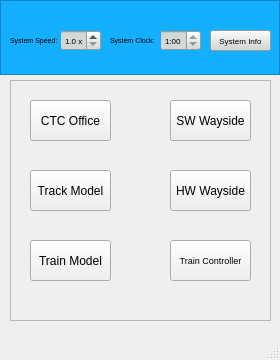
<?xml version="1.0" encoding="UTF-8"?>
<ui version="4.0">
 <class>MainWindow</class>
 <widget class="QMainWindow" name="MainWindow">
  <property name="geometry">
   <rect>
    <x>0</x>
    <y>0</y>
    <width>280</width>
    <height>360</height>
   </rect>
  </property>
  <property name="minimumSize">
   <size>
    <width>0</width>
    <height>0</height>
   </size>
  </property>
  <property name="maximumSize">
   <size>
    <width>1280</width>
    <height>780</height>
   </size>
  </property>
  <property name="windowTitle">
   <string>Ivensky Railroad LLC</string>
  </property>
  <widget class="QWidget" name="centralwidget">
   <widget class="QFrame" name="ModuleSection">
    <property name="geometry">
     <rect>
      <x>10</x>
      <y>80</y>
      <width>261</width>
      <height>241</height>
     </rect>
    </property>
    <property name="font">
     <font>
      <family>Arial</family>
     </font>
    </property>
    <property name="frameShape">
     <enum>QFrame::StyledPanel</enum>
    </property>
    <property name="frameShadow">
     <enum>QFrame::Raised</enum>
    </property>
    <widget class="QLabel" name="label">
     <property name="geometry">
      <rect>
       <x>-20</x>
       <y>-11</y>
       <width>291</width>
       <height>271</height>
      </rect>
     </property>
     <property name="text">
      <string/>
     </property>
     <property name="pixmap">
      <pixmap>../../pyt/istockphoto-138085312-612x612.jpg</pixmap>
     </property>
     <property name="scaledContents">
      <bool>true</bool>
     </property>
    </widget>
    <widget class="QPushButton" name="ctc_office_button">
     <property name="geometry">
      <rect>
       <x>20</x>
       <y>20</y>
       <width>81</width>
       <height>41</height>
      </rect>
     </property>
     <property name="text">
      <string>CTC Office</string>
     </property>
    </widget>
    <widget class="QPushButton" name="train_model_button">
     <property name="geometry">
      <rect>
       <x>20</x>
       <y>160</y>
       <width>81</width>
       <height>41</height>
      </rect>
     </property>
     <property name="text">
      <string>Train Model</string>
     </property>
    </widget>
    <widget class="QPushButton" name="track_model_button">
     <property name="geometry">
      <rect>
       <x>20</x>
       <y>90</y>
       <width>81</width>
       <height>41</height>
      </rect>
     </property>
     <property name="text">
      <string>Track Model</string>
     </property>
    </widget>
    <widget class="QPushButton" name="hw_wayside_button">
     <property name="geometry">
      <rect>
       <x>160</x>
       <y>90</y>
       <width>81</width>
       <height>41</height>
      </rect>
     </property>
     <property name="text">
      <string>HW Wayside</string>
     </property>
    </widget>
    <widget class="QPushButton" name="sw_wayside_button">
     <property name="geometry">
      <rect>
       <x>160</x>
       <y>20</y>
       <width>81</width>
       <height>41</height>
      </rect>
     </property>
     <property name="text">
      <string>SW Wayside</string>
     </property>
    </widget>
    <widget class="QPushButton" name="train_controller_button">
     <property name="geometry">
      <rect>
       <x>160</x>
       <y>160</y>
       <width>81</width>
       <height>41</height>
      </rect>
     </property>
     <property name="font">
      <font>
       <pointsize>7</pointsize>
      </font>
     </property>
     <property name="text">
      <string>Train Controller</string>
     </property>
    </widget>
   </widget>
   <widget class="QFrame" name="MenuSection">
    <property name="geometry">
     <rect>
      <x>0</x>
      <y>0</y>
      <width>280</width>
      <height>75</height>
     </rect>
    </property>
    <property name="font">
     <font>
      <family>Arial</family>
      <pointsize>6</pointsize>
     </font>
    </property>
    <property name="layoutDirection">
     <enum>Qt::LeftToRight</enum>
    </property>
    <property name="autoFillBackground">
     <bool>false</bool>
    </property>
    <property name="styleSheet">
     <string notr="true">background-color: rgb(21, 175, 255)</string>
    </property>
    <property name="frameShape">
     <enum>QFrame::StyledPanel</enum>
    </property>
    <property name="frameShadow">
     <enum>QFrame::Raised</enum>
    </property>
    <widget class="QPushButton" name="system_info_button">
     <property name="geometry">
      <rect>
       <x>210</x>
       <y>30</y>
       <width>61</width>
       <height>21</height>
      </rect>
     </property>
     <property name="font">
      <font>
       <family>Arial</family>
       <pointsize>6</pointsize>
      </font>
     </property>
     <property name="styleSheet">
      <string notr="true">background-color: rgb(211, 215, 215)</string>
     </property>
     <property name="text">
      <string>System Info</string>
     </property>
    </widget>
    <widget class="QDoubleSpinBox" name="system_speed_value">
     <property name="geometry">
      <rect>
       <x>60</x>
       <y>30</y>
       <width>41</width>
       <height>21</height>
      </rect>
     </property>
     <property name="font">
      <font>
       <family>Arial</family>
       <pointsize>6</pointsize>
      </font>
     </property>
     <property name="styleSheet">
      <string notr="true">background-color: rgb(211, 215, 215)</string>
     </property>
     <property name="suffix">
      <string> x</string>
     </property>
     <property name="decimals">
      <number>1</number>
     </property>
     <property name="minimum">
      <double>1.000000000000000</double>
     </property>
     <property name="maximum">
      <double>50.000000000000000</double>
     </property>
     <property name="singleStep">
      <double>0.100000000000000</double>
     </property>
    </widget>
    <widget class="QTimeEdit" name="system_clock_value">
     <property name="geometry">
      <rect>
       <x>160</x>
       <y>30</y>
       <width>41</width>
       <height>21</height>
      </rect>
     </property>
     <property name="font">
      <font>
       <family>Arial</family>
       <pointsize>6</pointsize>
      </font>
     </property>
     <property name="styleSheet">
      <string notr="true">background-color: rgb(211, 215, 215)</string>
     </property>
     <property name="readOnly">
      <bool>true</bool>
     </property>
     <property name="dateTime">
      <datetime>
       <hour>1</hour>
       <minute>0</minute>
       <second>0</second>
       <year>2000</year>
       <month>1</month>
       <day>1</day>
      </datetime>
     </property>
     <property name="maximumTime">
      <time>
       <hour>13</hour>
       <minute>56</minute>
       <second>59</second>
      </time>
     </property>
     <property name="minimumTime">
      <time>
       <hour>0</hour>
       <minute>0</minute>
       <second>0</second>
      </time>
     </property>
     <property name="currentSection">
      <enum>QDateTimeEdit::HourSection</enum>
     </property>
     <property name="displayFormat">
      <string>h:mm</string>
     </property>
     <property name="currentSectionIndex">
      <number>0</number>
     </property>
    </widget>
    <widget class="QLabel" name="SystemSpeedLabel">
     <property name="geometry">
      <rect>
       <x>10</x>
       <y>30</y>
       <width>51</width>
       <height>20</height>
      </rect>
     </property>
     <property name="font">
      <font>
       <family>Arial</family>
       <pointsize>5</pointsize>
      </font>
     </property>
     <property name="text">
      <string>System Speed:</string>
     </property>
    </widget>
    <widget class="QLabel" name="SystemClockLabel">
     <property name="geometry">
      <rect>
       <x>110</x>
       <y>30</y>
       <width>51</width>
       <height>20</height>
      </rect>
     </property>
     <property name="font">
      <font>
       <family>Arial</family>
       <pointsize>5</pointsize>
      </font>
     </property>
     <property name="text">
      <string>System Clock:</string>
     </property>
    </widget>
   </widget>
  </widget>
  <widget class="QMenuBar" name="menubar">
   <property name="geometry">
    <rect>
     <x>0</x>
     <y>0</y>
     <width>280</width>
     <height>18</height>
    </rect>
   </property>
  </widget>
  <widget class="QStatusBar" name="statusbar">
   <property name="sizePolicy">
    <sizepolicy hsizetype="Preferred" vsizetype="Preferred">
     <horstretch>10</horstretch>
     <verstretch>10</verstretch>
    </sizepolicy>
   </property>
   <property name="acceptDrops">
    <bool>false</bool>
   </property>
   <property name="autoFillBackground">
    <bool>false</bool>
   </property>
  </widget>
 </widget>
 <resources/>
 <connections/>
</ui>
